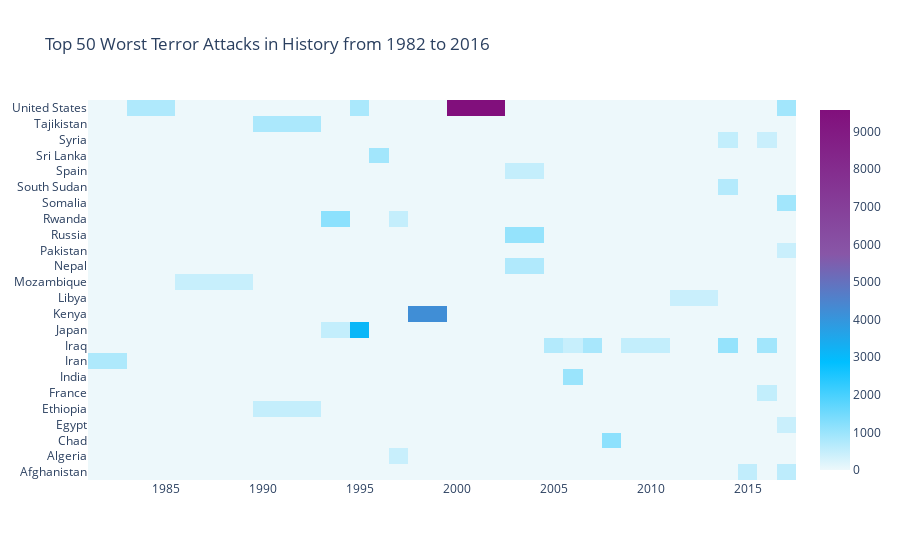

Notebook source saved alongside this figure:
### Markdown cell above
1-Maximum Attacks have been in Central America, followed by Australasia in the year 2010.

2-There have been very less terror casualties in: East Asia, North America.
    
3-In East Asia the number of attack gradually reduced to 0 after the year 1990.

### Code cell
import plotly.offline as py
py.init_notebook_mode(connected=True)
import plotly.graph_objs as go
trr['casualities'] = trr['Killed'] + trr['Wounded']
trr1 = trr.sort_values(by='casualities',ascending=False)[:50]
heat=trr1.pivot_table(index='Country',columns='Year',values='casualities')
heat.fillna(0,inplace=True)
colorscale = [[0, '#edf8fb'], [.3, '#00BFFF'],  [.6, '#8856a7'],  [1, '#810f7c']]
heatmap = go.Heatmap(z=heat.values, x=heat.columns, y=heat.index, colorscale=colorscale)
data = [heatmap]
layout = go.Layout(
    title='Top 50 Worst Terror Attacks in History from 1982 to 2016')
fig = go.Figure(data=data, layout=layout)
py.iplot(fig, filename='heatmap',show_link=False)

### Figure 1 — Plotly figure (JSON) as saved in the notebook; plotly's stock layout.template omitted (floating-point values rounded to 4 significant figures; data arrays with more than 128 entries replaced by an {"elided": "..."} marker saying what was removed)
{"data": [{"colorscale": [[0, "#edf8fb"], [0.3, "#00BFFF"], [0.6, "#8856a7"], [1, "#810f7c"]], "type": "heatmap", "x": [1982, 1984, 1987, 1992, 1994, 1995, 1996, 1997, 1998, 2001, 2004, 2005, 2006, 2007, 2008, 2009, 2013, 2014, 2015, 2016, 2017], "y": ["Afghanistan", "Algeria", "Chad", "Egypt", "Ethiopia", "France", "India", "Iran", "Iraq", "Japan", "Kenya", "Libya", "Mozambique", "Nepal", "Pakistan", "Russia", "Rwanda", "Somalia", "South Sudan", "Spain", "Sri Lanka", "Syria", "Tajikistan", "United States"], "z": {"elided": "24x21 float values"}}], "layout": {"title": {"text": "Top 50 Worst Terror Attacks in History from 1982 to 2016"}}}
